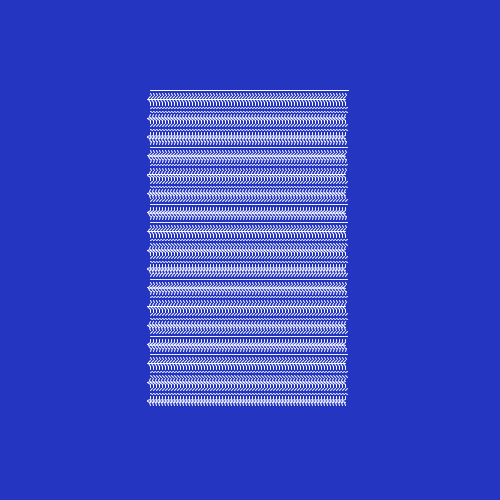
Frame 1 (no input)
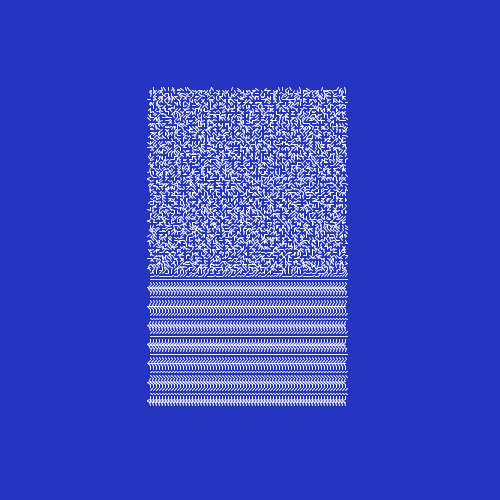
Frame 60 (the mouse pressed at the canvas centre just before this capture)
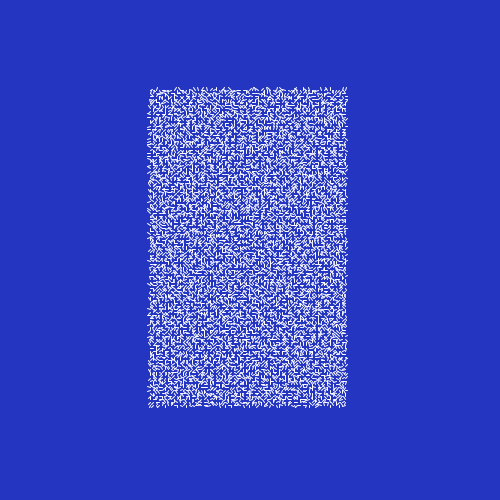
Frame 120 (the mouse held since frame 60 and released just before this capture)

The Processing sketch that drew these frames (run headless with seeded random() and noise(); from frame 60 on, the mouse is pressed at the canvas centre):

// Processing sketch: sketch_07042017
// ── sketch_07042017.pde
float inc = 0.1;
float scl = 3;
float cols, rows;

float zoff = 0;

void setup(){
  size(500,500);
  cols = floor(width/scl);
  rows = floor(height/scl);
}

void draw(){
  background(35,53,193);
  float yoff = 0;
  stroke(255);
  for(float y = 30; y<rows-30; y++){
    float xoff = 0;
    for(float x = 50; x<cols-50; x++){
      float angle = random(yoff, zoff)*10;
      PVector v =  PVector.fromAngle(angle);
      xoff += inc;
      pushMatrix();
      translate(x*scl, y*scl);
      rotate(v.heading());
      line(0,0,scl,0);
      popMatrix();
      
    }
    yoff+=inc;
    zoff +=0.001;
  }

}
